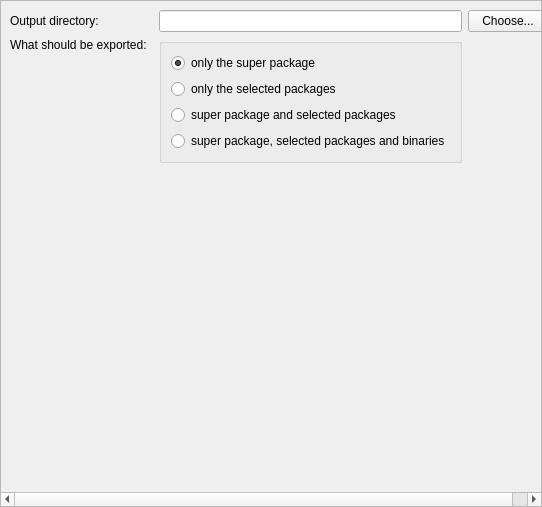
<?xml version="1.0" encoding="UTF-8"?>
<ui version="4.0">
 <class>ExportRepositoryFrame</class>
 <widget class="QFrame" name="ExportRepositoryFrame">
  <property name="geometry">
   <rect>
    <x>0</x>
    <y>0</y>
    <width>542</width>
    <height>507</height>
   </rect>
  </property>
  <property name="windowTitle">
   <string>Frame</string>
  </property>
  <property name="frameShape">
   <enum>QFrame::StyledPanel</enum>
  </property>
  <property name="frameShadow">
   <enum>QFrame::Raised</enum>
  </property>
  <layout class="QVBoxLayout" name="verticalLayout">
   <property name="leftMargin">
    <number>0</number>
   </property>
   <property name="topMargin">
    <number>0</number>
   </property>
   <property name="rightMargin">
    <number>0</number>
   </property>
   <property name="bottomMargin">
    <number>0</number>
   </property>
   <item>
    <widget class="QScrollArea" name="scrollArea">
     <property name="frameShape">
      <enum>QFrame::NoFrame</enum>
     </property>
     <property name="widgetResizable">
      <bool>true</bool>
     </property>
     <widget class="QWidget" name="scrollAreaWidgetContents">
      <property name="geometry">
       <rect>
        <x>0</x>
        <y>0</y>
        <width>540</width>
        <height>505</height>
       </rect>
      </property>
      <layout class="QGridLayout" name="gridLayout">
       <item row="0" column="2">
        <widget class="QLineEdit" name="lineEditDir">
         <property name="toolTip">
          <string>a non-existing directory where a new repository will be created</string>
         </property>
        </widget>
       </item>
       <item row="0" column="3">
        <widget class="QPushButton" name="pushButtonDir">
         <property name="text">
          <string>Choose...</string>
         </property>
        </widget>
       </item>
       <item row="0" column="0">
        <widget class="QLabel" name="label">
         <property name="text">
          <string>Output directory:</string>
         </property>
         <property name="buddy">
          <cstring>lineEditDir</cstring>
         </property>
        </widget>
       </item>
       <item row="3" column="0">
        <spacer name="verticalSpacer">
         <property name="orientation">
          <enum>Qt::Vertical</enum>
         </property>
         <property name="sizeHint" stdset="0">
          <size>
           <width>20</width>
           <height>40</height>
          </size>
         </property>
        </spacer>
       </item>
       <item row="2" column="0" colspan="4">
        <widget class="QLabel" name="labelMessage">
         <property name="font">
          <font>
           <weight>75</weight>
           <bold>true</bold>
          </font>
         </property>
         <property name="styleSheet">
          <string notr="true">color: rgb(255, 0, 0);</string>
         </property>
         <property name="text">
          <string/>
         </property>
        </widget>
       </item>
       <item row="1" column="0">
        <widget class="QLabel" name="label_5">
         <property name="text">
          <string>What should be exported:</string>
         </property>
         <property name="alignment">
          <set>Qt::AlignLeading|Qt::AlignLeft|Qt::AlignTop</set>
         </property>
         <property name="buddy">
          <cstring>radioButtonSuper</cstring>
         </property>
        </widget>
       </item>
       <item row="1" column="2">
        <widget class="QGroupBox" name="groupBox">
         <property name="title">
          <string/>
         </property>
         <layout class="QVBoxLayout" name="verticalLayout_2">
          <item>
           <widget class="QRadioButton" name="radioButtonSuper">
            <property name="text">
             <string>only the super package</string>
            </property>
            <property name="checked">
             <bool>true</bool>
            </property>
           </widget>
          </item>
          <item>
           <widget class="QRadioButton" name="radioButtonDependencies">
            <property name="text">
             <string>only the selected packages</string>
            </property>
           </widget>
          </item>
          <item>
           <widget class="QRadioButton" name="radioButtonSuperAndDependencies">
            <property name="text">
             <string>super package and selected packages</string>
            </property>
           </widget>
          </item>
          <item>
           <widget class="QRadioButton" name="radioButtonSuperDependenciesAndBinaries">
            <property name="text">
             <string>super package, selected packages and binaries</string>
            </property>
           </widget>
          </item>
         </layout>
        </widget>
       </item>
      </layout>
     </widget>
    </widget>
   </item>
  </layout>
 </widget>
 <tabstops>
  <tabstop>scrollArea</tabstop>
  <tabstop>lineEditDir</tabstop>
  <tabstop>pushButtonDir</tabstop>
  <tabstop>radioButtonSuper</tabstop>
  <tabstop>radioButtonSuperAndDependencies</tabstop>
  <tabstop>radioButtonSuperDependenciesAndBinaries</tabstop>
 </tabstops>
 <resources/>
 <connections/>
</ui>
